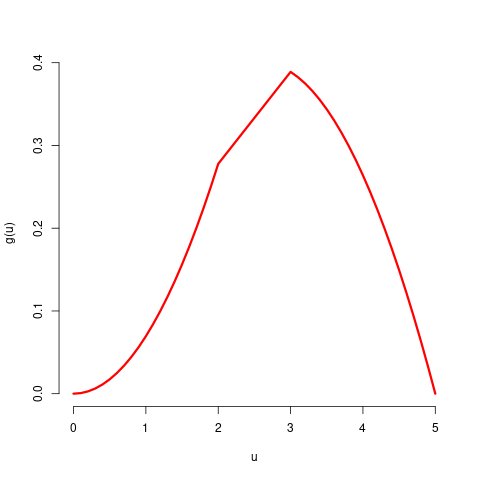

The R source for this figure:
x1 = seq(0,2,0.1); y1 = 5*x1*x1/24
x2 = seq(2,3,0.1); y2 = x2/3+1/6
x3 = seq(3,5,0.1); y3 = (-5*x3*x3+26*x3-5)/24

png("densplot.png")
plot(c(x1,x2,x3),c(y1,y2,y3)/3,ty='l',xlab="u", ylab="g(u)",lwd=3,col="red",bty='n')
dev.off()
